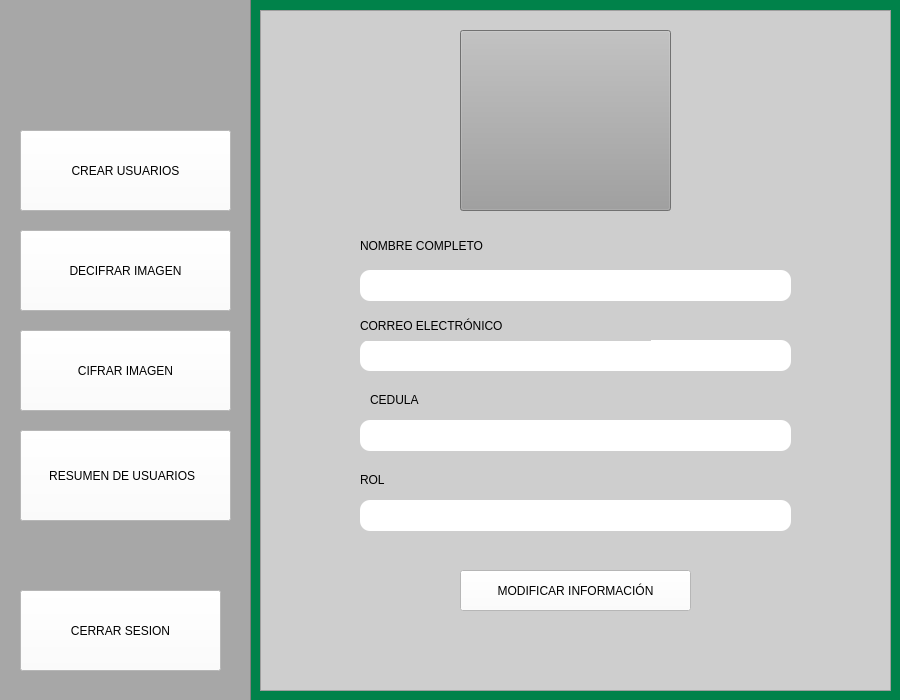
<?xml version="1.0" encoding="UTF-8"?>
<ui version="4.0">
 <class>MainWindow</class>
 <widget class="QMainWindow" name="MainWindow">
  <property name="geometry">
   <rect>
    <x>0</x>
    <y>0</y>
    <width>900</width>
    <height>700</height>
   </rect>
  </property>
  <property name="minimumSize">
   <size>
    <width>900</width>
    <height>700</height>
   </size>
  </property>
  <property name="maximumSize">
   <size>
    <width>900</width>
    <height>700</height>
   </size>
  </property>
  <property name="windowTitle">
   <string>INFORMACIÓN DE USUARIO</string>
  </property>
  <property name="styleSheet">
   <string notr="true">
background-color:#00824A;</string>
  </property>
  <widget class="QWidget" name="centralwidget">
   <widget class="QFrame" name="frame">
    <property name="geometry">
     <rect>
      <x>-10</x>
      <y>-20</y>
      <width>261</width>
      <height>751</height>
     </rect>
    </property>
    <property name="styleSheet">
     <string notr="true">background-color: rgb(167, 167, 167);</string>
    </property>
    <property name="frameShape">
     <enum>QFrame::StyledPanel</enum>
    </property>
    <property name="frameShadow">
     <enum>QFrame::Raised</enum>
    </property>
    <widget class="QPushButton" name="decifrarusuario">
     <property name="geometry">
      <rect>
       <x>30</x>
       <y>250</y>
       <width>211</width>
       <height>81</height>
      </rect>
     </property>
     <property name="cursor">
      <cursorShape>PointingHandCursor</cursorShape>
     </property>
     <property name="styleSheet">
      <string notr="true">background-color: rgb(255, 255, 255);
font: 8pt &quot;MS Shell Dlg 2&quot;;

</string>
     </property>
     <property name="text">
      <string>DECIFRAR IMAGEN</string>
     </property>
    </widget>
    <widget class="QPushButton" name="cifrarusuario">
     <property name="geometry">
      <rect>
       <x>30</x>
       <y>350</y>
       <width>211</width>
       <height>81</height>
      </rect>
     </property>
     <property name="cursor">
      <cursorShape>PointingHandCursor</cursorShape>
     </property>
     <property name="styleSheet">
      <string notr="true">
font: 8pt &quot;MS Shell Dlg 2&quot;;
background-color: rgb(255, 255, 255);

</string>
     </property>
     <property name="text">
      <string>CIFRAR IMAGEN</string>
     </property>
    </widget>
    <widget class="QPushButton" name="cerrarsesion">
     <property name="geometry">
      <rect>
       <x>30</x>
       <y>610</y>
       <width>201</width>
       <height>81</height>
      </rect>
     </property>
     <property name="cursor">
      <cursorShape>PointingHandCursor</cursorShape>
     </property>
     <property name="styleSheet">
      <string notr="true">background-color: rgb(255, 255, 255);
font: 10pt &quot;MS Shell Dlg 2&quot;;

</string>
     </property>
     <property name="text">
      <string>CERRAR SESION</string>
     </property>
    </widget>
    <widget class="QPushButton" name="resumenusuario">
     <property name="geometry">
      <rect>
       <x>30</x>
       <y>450</y>
       <width>211</width>
       <height>91</height>
      </rect>
     </property>
     <property name="cursor">
      <cursorShape>PointingHandCursor</cursorShape>
     </property>
     <property name="styleSheet">
      <string notr="true">background-color: rgb(255, 255, 255);
font: 7pt &quot;MS Shell Dlg 2&quot;;

</string>
     </property>
     <property name="text">
      <string>RESUMEN DE USUARIOS  </string>
     </property>
    </widget>
    <widget class="QPushButton" name="crearusuario">
     <property name="geometry">
      <rect>
       <x>30</x>
       <y>150</y>
       <width>211</width>
       <height>81</height>
      </rect>
     </property>
     <property name="cursor">
      <cursorShape>PointingHandCursor</cursorShape>
     </property>
     <property name="styleSheet">
      <string notr="true">background-color: rgb(255, 255, 255);
font: 8pt &quot;MS Shell Dlg 2&quot;;

</string>
     </property>
     <property name="text">
      <string>CREAR USUARIOS</string>
     </property>
    </widget>
   </widget>
   <widget class="QPushButton" name="pushButton_3">
    <property name="geometry">
     <rect>
      <x>460</x>
      <y>30</y>
      <width>211</width>
      <height>181</height>
     </rect>
    </property>
    <property name="cursor">
     <cursorShape>ArrowCursor</cursorShape>
    </property>
    <property name="styleSheet">
     <string notr="true">background-color: rgb(158, 158, 158);
font: 10pt &quot;MS Shell Dlg 2&quot;;

</string>
    </property>
    <property name="text">
     <string/>
    </property>
    <property name="icon">
     <iconset>
      <normaloff>../../../Desktop/icono1.jpg</normaloff>../../../Desktop/icono1.jpg</iconset>
    </property>
    <property name="iconSize">
     <size>
      <width>206</width>
      <height>206</height>
     </size>
    </property>
   </widget>
   <widget class="QLineEdit" name="lineEdit_2">
    <property name="geometry">
     <rect>
      <x>360</x>
      <y>270</y>
      <width>431</width>
      <height>31</height>
     </rect>
    </property>
    <property name="styleSheet">
     <string notr="true">background-color: rgb(255, 255, 255);
font: 12pt &quot;MS Shell Dlg 2&quot;;
border-radius: 10px;
</string>
    </property>
   </widget>
   <widget class="QLineEdit" name="lineEdit_3">
    <property name="geometry">
     <rect>
      <x>360</x>
      <y>340</y>
      <width>431</width>
      <height>31</height>
     </rect>
    </property>
    <property name="styleSheet">
     <string notr="true">background-color: rgb(255, 255, 255);
font: 12pt &quot;MS Shell Dlg 2&quot;;
border-radius: 10px;
</string>
    </property>
   </widget>
   <widget class="QLineEdit" name="lineEdit_4">
    <property name="geometry">
     <rect>
      <x>360</x>
      <y>420</y>
      <width>431</width>
      <height>31</height>
     </rect>
    </property>
    <property name="styleSheet">
     <string notr="true">background-color: rgb(255, 255, 255);
font: 12pt &quot;MS Shell Dlg 2&quot;;
border-radius: 10px;
</string>
    </property>
    <property name="echoMode">
     <enum>QLineEdit::Normal</enum>
    </property>
   </widget>
   <widget class="QLineEdit" name="lineEdit">
    <property name="geometry">
     <rect>
      <x>360</x>
      <y>500</y>
      <width>431</width>
      <height>31</height>
     </rect>
    </property>
    <property name="styleSheet">
     <string notr="true">background-color: rgb(255, 255, 255);
font: 12pt &quot;MS Shell Dlg 2&quot;;
border-radius: 10px;
</string>
    </property>
    <property name="echoMode">
     <enum>QLineEdit::Password</enum>
    </property>
   </widget>
   <widget class="QPushButton" name="modificarinfo">
    <property name="geometry">
     <rect>
      <x>460</x>
      <y>570</y>
      <width>231</width>
      <height>41</height>
     </rect>
    </property>
    <property name="cursor">
     <cursorShape>PointingHandCursor</cursorShape>
    </property>
    <property name="styleSheet">
     <string notr="true">background-color: rgb(255, 255, 255);
font: 10pt &quot;MS Shell Dlg 2&quot;;

</string>
    </property>
    <property name="text">
     <string>MODIFICAR INFORMACIÓN</string>
    </property>
   </widget>
   <widget class="QLabel" name="label_5">
    <property name="geometry">
     <rect>
      <x>360</x>
      <y>470</y>
      <width>261</width>
      <height>20</height>
     </rect>
    </property>
    <property name="styleSheet">
     <string notr="true">font: 10pt &quot;MS Shell Dlg 2&quot;;
background-color: rgb(206, 206, 206);</string>
    </property>
    <property name="text">
     <string>ROL</string>
    </property>
   </widget>
   <widget class="QLabel" name="label_6">
    <property name="geometry">
     <rect>
      <x>370</x>
      <y>390</y>
      <width>261</width>
      <height>20</height>
     </rect>
    </property>
    <property name="styleSheet">
     <string notr="true">font: 10pt &quot;MS Shell Dlg 2&quot;;
background-color: rgb(206, 206, 206);</string>
    </property>
    <property name="text">
     <string>CEDULA</string>
    </property>
   </widget>
   <widget class="QLabel" name="label_2">
    <property name="geometry">
     <rect>
      <x>360</x>
      <y>310</y>
      <width>291</width>
      <height>31</height>
     </rect>
    </property>
    <property name="styleSheet">
     <string notr="true">font: 10pt &quot;MS Shell Dlg 2&quot;;
background-color: rgb(206, 206, 206);</string>
    </property>
    <property name="text">
     <string>CORREO ELECTRÓNICO</string>
    </property>
   </widget>
   <widget class="QLabel" name="label">
    <property name="geometry">
     <rect>
      <x>360</x>
      <y>230</y>
      <width>161</width>
      <height>31</height>
     </rect>
    </property>
    <property name="styleSheet">
     <string notr="true">font: 10pt &quot;MS Shell Dlg 2&quot;;
background-color: rgb(206, 206, 206);</string>
    </property>
    <property name="text">
     <string>NOMBRE COMPLETO</string>
    </property>
   </widget>
   <widget class="QFrame" name="frame_2">
    <property name="geometry">
     <rect>
      <x>260</x>
      <y>10</y>
      <width>631</width>
      <height>681</height>
     </rect>
    </property>
    <property name="styleSheet">
     <string notr="true">background-color: rgb(206, 206, 206);</string>
    </property>
    <property name="frameShape">
     <enum>QFrame::StyledPanel</enum>
    </property>
    <property name="frameShadow">
     <enum>QFrame::Raised</enum>
    </property>
   </widget>
   <zorder>frame_2</zorder>
   <zorder>frame</zorder>
   <zorder>pushButton_3</zorder>
   <zorder>lineEdit_2</zorder>
   <zorder>lineEdit_3</zorder>
   <zorder>lineEdit_4</zorder>
   <zorder>lineEdit</zorder>
   <zorder>modificarinfo</zorder>
   <zorder>label_5</zorder>
   <zorder>label_6</zorder>
   <zorder>label_2</zorder>
   <zorder>label</zorder>
  </widget>
 </widget>
 <resources/>
 <connections/>
</ui>
